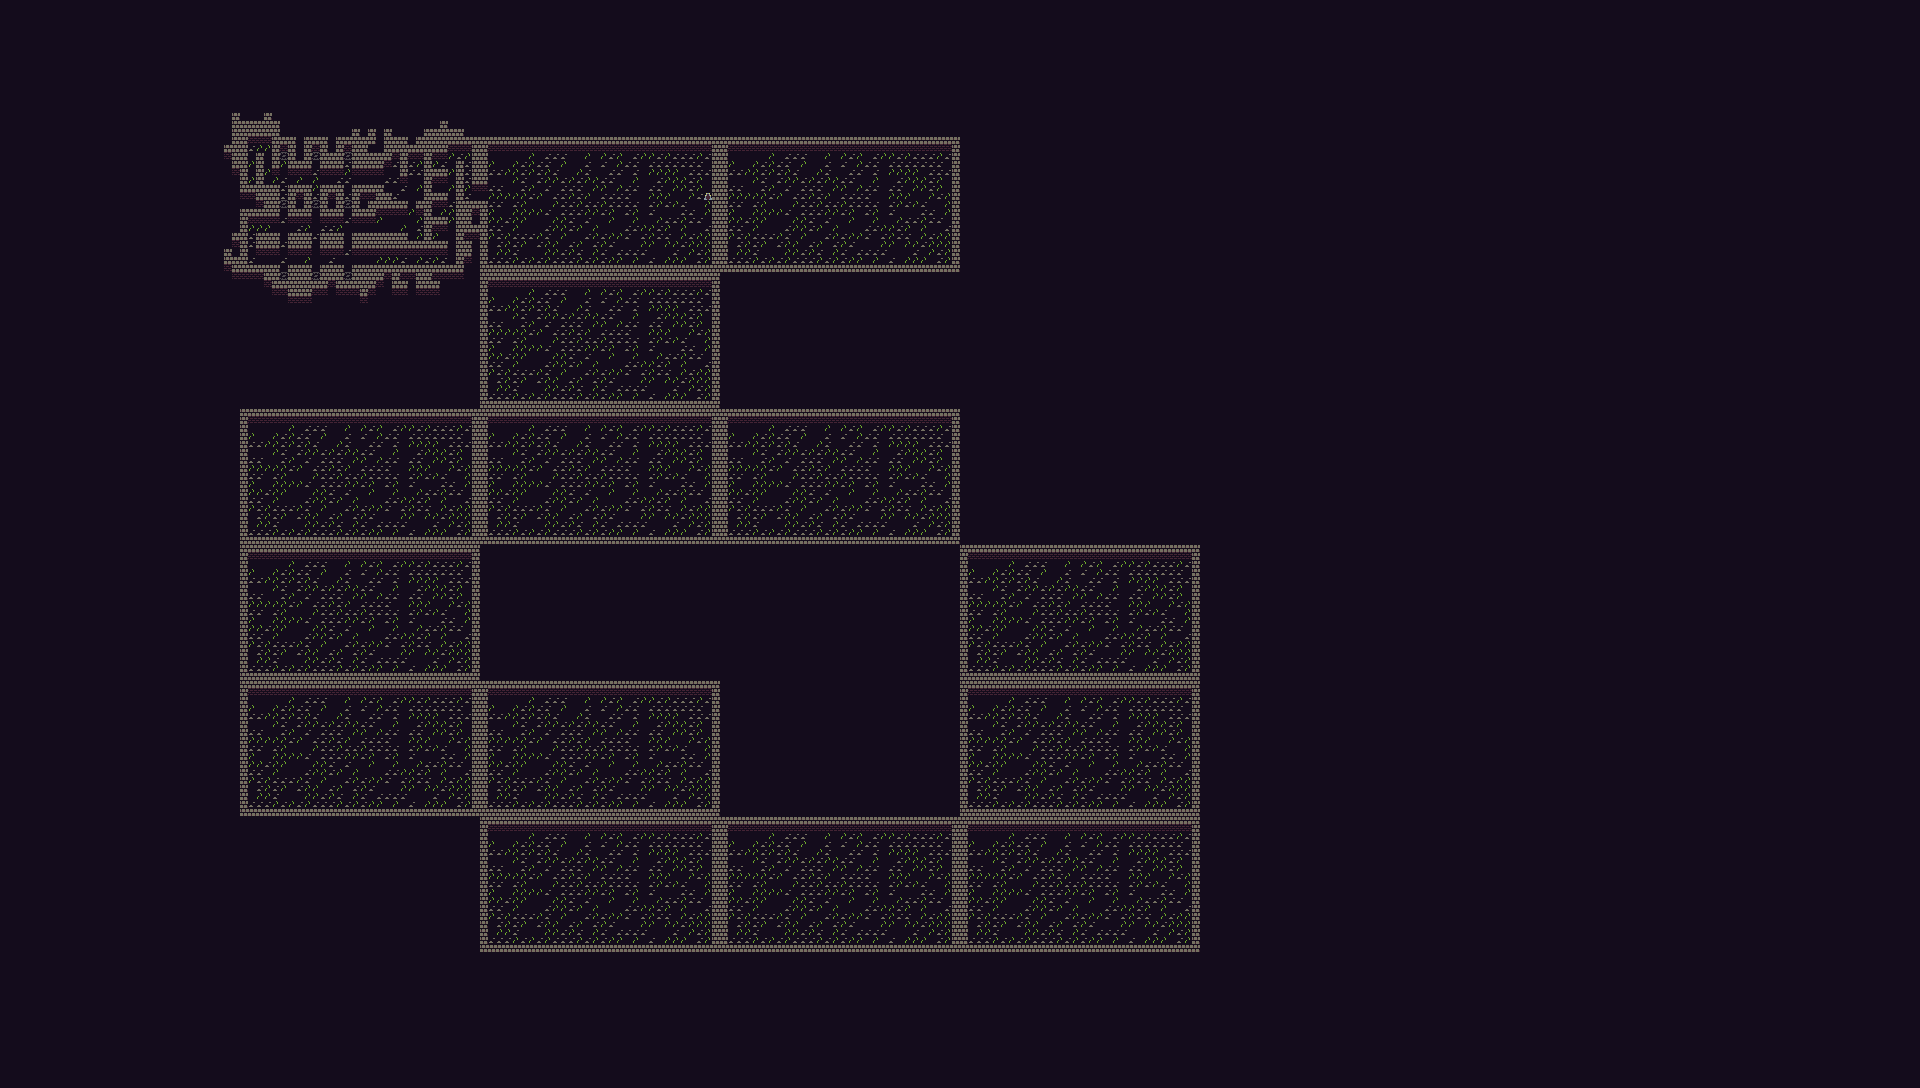

A 2D game scene composited from a Tiled map and its tileset images. What follows is a short description and the map's XML, with each tile layer's data collapsed to a summary:
An orthogonal 240x136 tile map with 8x8 px tiles, 1 tile layer (Tile Layer 1).

<map version="1.2" tiledversion="1.2.0" orientation="orthogonal" renderorder="right-down" width="240" height="136" tilewidth="8" tileheight="8" infinite="0" nextlayerid="2" nextobjectid="1">
 <tileset firstgid="1" source="ts_dungeon.tsx" />
 <layer id="1" name="Tile Layer 1" width="240" height="136">
  <data>[32640 cells, 32640 non-empty, 8 distinct tile ids]</data>
 </layer>
</map>